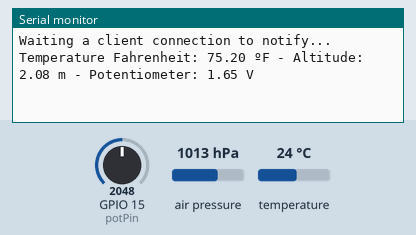
Recording of a sketch running on a simulated ESP32. Shown: the last lines printed to the serial monitor. The inputs (shaded band) are chosen by the test bench; at power-on: air pressure 1013 hPa, GPIO 15 (potPin) = 2048, temperature 24 °C. Nothing arrives over Bluetooth unless stated; a phone connects over Bluetooth LE 3 s after start.

Above: at 18.0 s.
18.1 s: air pressure set to 952 hPa
At 21.0 s:
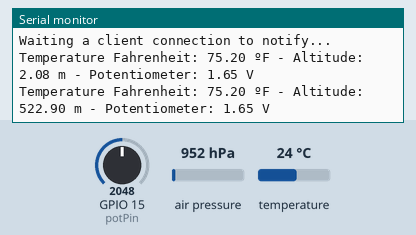
33.1 s: GPIO 15 (potPin) set to 2866
At 41.4 s:
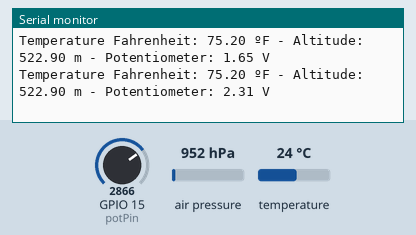
48.1 s: temperature set to 12 °C
At 50.4 s:
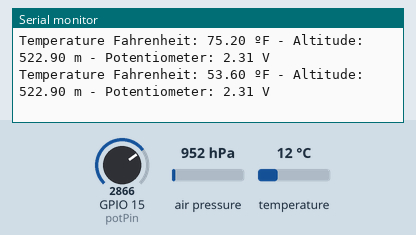
63.1 s: GPIO 15 (potPin) set to 3603
At 70.7 s:
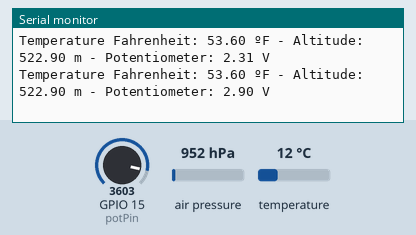
Timing chart, 0 to 72.2 s (numbered marks = the images above; inputs shaded):
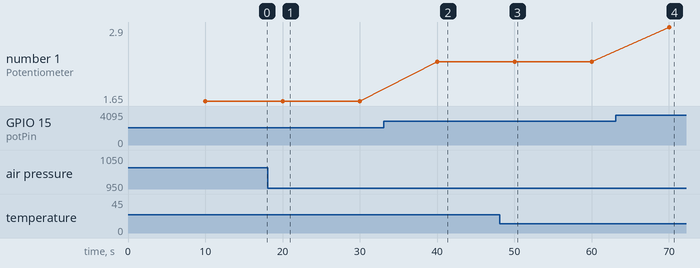

The sketch:

man_pot_test.ino
```cpp
// (licence header left out)
#include <BLEDevice.h>
#include <BLEServer.h>
#include <BLEUtils.h>
#include <BLE2902.h>
#include <Wire.h>
#include <Adafruit_Sensor.h>
#include <Adafruit_BMP280.h>

//Default Temperature is in Celsius
//Comment the next line for Temperature in Fahrenheit
//#define temperatureCelsius

//BLE server name
#define bleServerName "BMP280_ESP32"

//Potentiometer pin
#define potPin 15

Adafruit_BMP280 bme; // I2C

float temp;
float tempF;
float alt;
float potValue;

// Timer variables
unsigned long lastTime = 0;
unsigned long timerDelay = 10000;

bool deviceConnected = false;

// See the following for generating UUIDs:
// https://www.uuidgenerator.net/
#define SERVICE_UUID "91bad492-b950-4226-aa2b-4ede9fa42f59"

// Temperature Characteristic and Descriptor
#ifdef temperatureCelsius
  BLECharacteristic bmeTemperatureCelsiusCharacteristics("cba1d466-344c-4be3-ab3f-189f80dd7518", BLECharacteristic::PROPERTY_NOTIFY);
  BLEDescriptor bmeTemperatureCelsiusDescriptor(BLEUUID((uint16_t)0x2902));
#else
  BLECharacteristic bmeTemperatureFahrenheitCharacteristics("f78ebbff-c8b7-4107-93de-889a6a06d408", BLECharacteristic::PROPERTY_NOTIFY);
  BLEDescriptor bmeTemperatureFahrenheitDescriptor(BLEUUID((uint16_t)0x2902));
#endif

// Humidity Characteristic and Descriptor
BLECharacteristic bmeAltitudeCharacteristics("ca73b3ba-39f6-4ab3-91ae-186dc9577d99", BLECharacteristic::PROPERTY_NOTIFY);
BLEDescriptor bmeAltitudeDescriptor(BLEUUID((uint16_t)0x2903));

// Potentiometer Characteristic and Descriptor
BLECharacteristic potentiometerCharacteristics("02fb74b2-14a1-41d0-9747-bb137833ea49", BLECharacteristic::PROPERTY_NOTIFY);
BLEDescriptor potentiometerDescriptor(BLEUUID((uint16_t)0x2904));

//Setup callbacks onConnect and onDisconnect
class MyServerCallbacks: public BLEServerCallbacks {
  void onConnect(BLEServer* pServer) {
    deviceConnected = true;
  };
  void onDisconnect(BLEServer* pServer) {
    deviceConnected = false;
  }
};

void initBMP(){
  if (!bme.begin(0x76)) {
    Serial.println("Could not find a valid BMP280 sensor, check wiring!");
    while (1);
  }
}

void setup() {
  // Start serial communication
  Serial.begin(115200);

  // Define potentiometer pin to input
  pinMode(potPin, INPUT);

  // Init BME Sensor
  initBMP();

  // Create the BLE Device
  BLEDevice::init(bleServerName);

  // Create the BLE Server
  BLEServer *pServer = BLEDevice::createServer();
  pServer->setCallbacks(new MyServerCallbacks());

  // Create the BLE Service
  BLEService *bmeService = pServer->createService(SERVICE_UUID);

  // Create BLE Characteristics and Create a BLE Descriptor
  // Temperature
  #ifdef temperatureCelsius
    bmeService->addCharacteristic(&bmeTemperatureCelsiusCharacteristics);
    bmeTemperatureCelsiusDescriptor.setValue("BME temperature Celsius");
    bmeTemperatureCelsiusCharacteristics.addDescriptor(&bmeTemperatureCelsiusDescriptor);
  #else
    bmeService->addCharacteristic(&bmeTemperatureFahrenheitCharacteristics);
    bmeTemperatureFahrenheitDescriptor.setValue("BME temperature Fahrenheit");
    bmeTemperatureFahrenheitCharacteristics.addDescriptor(&bmeTemperatureFahrenheitDescriptor);
  #endif

  // Humidity
  bmeService->addCharacteristic(&bmeAltitudeCharacteristics);
  bmeAltitudeDescriptor.setValue("BMP altitude");
  bmeAltitudeCharacteristics.addDescriptor(new BLE2902());

  // Potentiometer
  bmeService->addCharacteristic(&potentiometerCharacteristics);
  potentiometerDescriptor.setValue("Potentiometer");
  potentiometerCharacteristics.addDescriptor(new BLE2902());

  // Start the service
  bmeService->start();

  // Start advertising
  BLEAdvertising *pAdvertising = BLEDevice::getAdvertising();
  pAdvertising->addServiceUUID(SERVICE_UUID);
  pServer->getAdvertising()->start();
  Serial.println("Waiting a client connection to notify...");
}

void loop() {
  if (deviceConnected) {
    if ((millis() - lastTime) > timerDelay) {
      // Read temperature as Celsius (the default)
      temp = bme.readTemperature();
      // Fahrenheit
      tempF = 1.8*temp +32;
      // Read humidity
      alt = bme.readAltitude();
      // Read potentiometer
      potValue = analogRead(potPin)/4095.0*3.3;

      //Notify temperature reading from BME sensor
      #ifdef temperatureCelsius
        static char temperatureCTemp[6];
        dtostrf(temp, 6, 2, temperatureCTemp);
        //Set temperature Characteristic value and notify connected client
        bmeTemperatureCelsiusCharacteristics.setValue(temperatureCTemp);
        bmeTemperatureCelsiusCharacteristics.notify();
        Serial.print("Temperature Celsius: ");
        Serial.print(temp);
        Serial.print(" ºC");
      #else
        static char temperatureFTemp[6];
        dtostrf(tempF, 6, 2, temperatureFTemp);
        //Set temperature Characteristic value and notify connected client
        bmeTemperatureFahrenheitCharacteristics.setValue(temperatureFTemp);
        bmeTemperatureFahrenheitCharacteristics.notify();
        Serial.print("Temperature Fahrenheit: ");
        Serial.print(tempF);
        Serial.print(" ºF");
      #endif

      //Notify humidity reading from BME
      static char altitudeTemp[6];
      dtostrf(alt, 6, 2, altitudeTemp);
      //Set humidity Characteristic value and notify connected client
      bmeAltitudeCharacteristics.setValue(altitudeTemp);
      bmeAltitudeCharacteristics.notify();
      Serial.print(" - Altitude: ");
      Serial.print(alt);
      Serial.print(" m");

      //Notify potentiometer value
      static char potentiometerTemp[6];
      dtostrf(potValue, 6, 2, potentiometerTemp);
      //Set potentiometer Characteristic value and notify connected client
      potentiometerCharacteristics.setValue(potentiometerTemp);
      potentiometerCharacteristics.notify();
      Serial.print(" - Potentiometer: ");
      Serial.print(potValue);
      Serial.println(" V");

      lastTime = millis();
    }
  }
}
```

Measured:
- after the input at 18.1 s, the serial monitor: prints a new line after 1.9 s (image 1)
- after the input at 33.1 s, the serial monitor: prints a new line after 6.9 s (image 2)
- after the input at 48.1 s, the serial monitor: prints a new line after 1.9 s (image 3)
- after the input at 63.1 s, the serial monitor: prints a new line after 6.9 s (image 4)
- plotted number 1: 1.65 → 2.31 after the input at 33.1 s, 2.31 → 2.9 after the input at 63.1 s
